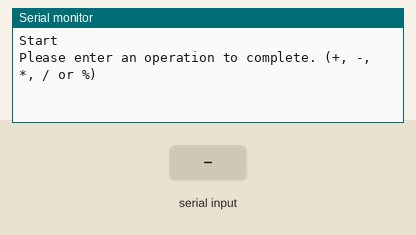
Bench run of a sketch on a simulated Arduino Uno, built with avr-gcc and run on an emulated ATmega328P. On the bench: the last lines printed to the serial monitor. The inputs (shaded band) are chosen by the test bench.

Above: at 1.2 s.
1.3 s: "+\n" received over Serial
At 1.6 s:
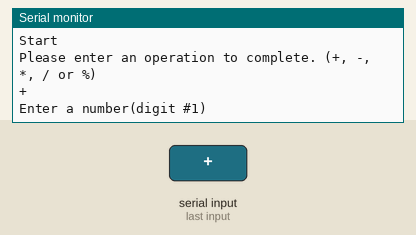
2.8 s: "-\n" received over Serial
At 4.0 s:
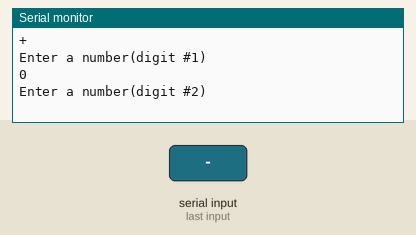
4.3 s: "/\n" received over Serial
At 5.4 s:
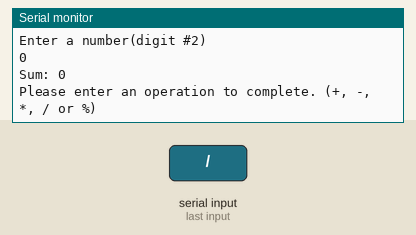
5.8 s: "*\n" received over Serial
At 6.3 s:
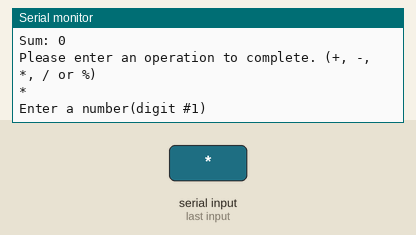

The sketch:

CalculadoraSerialMillis.ino
```cpp
/*
  Flujo:
  Pide operacion -> Revisa si hay operación -> Pone TimeOut -> Pide primer digito -> Pone TimeOut -> Pide segundo digito -> imprime resultado

  TODO:
  1) Serial Input Handle API: Generalize the processing method.
*/

#define REQUEST_OPERATION 0
#define WAITING_FOR_OPERATION 1
#define SET_TIME_OUT 2
#define WAITING_FOR_INPUT 3
#define EXECUTE_OPERATION 4

#define ABORT_TIME 5000

//Serial communication protocol
const char endOfSentenceDelimiter = '\n';
const char startOfSentenceDelimiter = ':';

//Calculator state machine
uint8_t state = REQUEST_OPERATION;
uint8_t operation;
uint8_t inputState = 0;
int32_t a, b;
uint32_t previousMillis = 0;

//Abortion Flag
byte cancelFlag = 0;

//Communication API flags
bool newData = false;
int32_t data;

void setup() {
  Serial.begin(9600);
  Serial.println("Start");
}

void loop() {
  ReadInput();
  Calculator();
}

//Calculator state machine
void Calculator() {

  uint32_t currentMillis = millis();
  if(currentMillis - previousMillis >= ABORT_TIME){
    previousMillis = currentMillis;
    cancelFlag = 1;
  }

  switch (state) {
    case REQUEST_OPERATION:
      RequestOperation();
      break;
    case WAITING_FOR_OPERATION:
      WaitForOperation();
      break;
    case WAITING_FOR_INPUT:
      if(!cancelFlag){
        WaitForInput(inputState);
      }else{
        Serial.println("Abort");
        SetState(REQUEST_OPERATION);
      }
      break;
  }
}

//Prints to the serial console the value of the states
void debugStates() {
  //Serial.print("Input state: ");
  //Serial.print(inputState);
  //Serial.print(", State: ");
  //Serial.println(state);
}

//Reinitializes everything and goes to the next state
void RequestOperation() {
  debugStates();
  Serial.println("Please enter an operation to complete. (+, -, *, / or %)");
  inputState = 0;
  ResetData();
  SetState(WAITING_FOR_OPERATION);
}

//Check if there is an operation available for fetching and if there is, sets it as the operation to fulfill and goes to the next state
void WaitForOperation() {
  if (GetNewData()) {
    char incommingByte = GetData();
    Serial.println(incommingByte);
    ResetData();
    if (incommingByte == '+' || incommingByte == '-' || incommingByte == '/' || incommingByte == '*' || incommingByte == '%') {
      operation = incommingByte;
      inputState = 1;
      SetTimeOut();
    } else {
      Serial.println("Invalid operation.");
    }
  }
}

//Checks if there is new data available for fetching and if there is, sets it to one of the registers and procedes depende on if it stores the first or the second digit
void WaitForInput(uint8_t _inputState) {
  if (GetNewData()) {
    int32_t incommingByte = GetData();
    Serial.println(incommingByte);
    ResetData();
    switch (inputState) {
      case 1:
        a = incommingByte;
        inputState++;
        SetTimeOut();
        break;
      case 2:
        b = incommingByte;
        ExecuteOperation();
        break;
    }
  }
}

//Turn on the timer/attach interrupt that activates go abortion system and then go to the next state.
void SetTimeOut() {
  cancelFlag = 0;
  previousMillis = millis();

  Serial.print("Enter a number(digit #");
  Serial.print(inputState);
  Serial.println(")");
  debugStates();
  SetState(WAITING_FOR_INPUT);
}

//Executes a mathematical operation depending on the value stores in 'operation'
void ExecuteOperation() {
  //Timer1.stop();
  uint32_t r = 0;
  switch (operation) {
    case '+':
      r = a + b;
      Serial.print("Sum: ");
      Serial.println(r);
      break;

    case '-':
      r = a - b;
      Serial.print("Difference: ");
      Serial.println(r);
      break;

    case '*':
      r = a * b;
      Serial.print("Product: ");
      Serial.println(r);
      break;

    case '/':
      r = a / b;
      Serial.print("Division: ");
      Serial.println(r);
      break;

    case '%':
      r = a % b;
      Serial.print("Module: ");
      Serial.println(r);
      break;
  }
  a, b, r = 0;
  SetState(REQUEST_OPERATION);
}

//Sets the state
void SetState(uint8_t _state) {
  state = _state;
}


//SERIAL INPUT HANDLING API

//Input handler state machine. Processes information differently according to the state of the calculator
void ReadInput() {
  switch (state) {
    case WAITING_FOR_OPERATION:
      ProcessOperation();
      break;
    case WAITING_FOR_INPUT:
      ProcessDigit();
      break;
  }
}

//process digits (WAIT_FOR_INPUT)
void ProcessDigit() {
  static int32_t receivedNumber = 0;
  static bool negative = false;

  byte c = Serial.read ();

  switch (c) {
    case endOfSentenceDelimiter:
      if (negative)
        SetData(-receivedNumber);
      else
        SetData(receivedNumber);
      break;

    case startOfSentenceDelimiter:
      receivedNumber = 0;
      negative = false;
      ResetData();
      break;

    case '0' ... '9':
      receivedNumber *= 10;
      receivedNumber += c - '0';
      break;

    case '-':
      negative = true;
      break;
  }
}

//process operation (WAIT_FOR_OPERATION)
void ProcessOperation() {
  static int32_t receivedData = 0;

  byte c = Serial.read();

  switch (c) {
    case endOfSentenceDelimiter:
      SetData(receivedData);
      break;

    case startOfSentenceDelimiter:
      receivedData = 0;
      ResetData();
      break;

    case '+':
      receivedData = '+';
      break;

    case '-':
      receivedData = '-';
      break;

    case '*':
      receivedData = '*';
      break;

    case '/':
      receivedData = '/';
      break;

    case '%':
      receivedData = '%';
      break;
  }
}

//set the data and set a flag that new data is available
void SetData(int32_t _data) {
  newData = true;
  data = _data;
  //Serial.print("Informacion seteada a: ");
  //Serial.println(data);
}

//get the value of the stores data
int32_t GetData() {
  if (newData = true && data != 0) {
    return data;
  }
  //Serial.println("Devolviendo que NO hay informacion");
  return 0;

}

//get the flag for the new data
bool GetNewData() {
  return newData;
}

//resets the flag and the value of the stores data
void ResetData() {
  newData = false;
  data = 0;
  //Serial.print("Informacion reseteada a: ");
  //Serial.println(data);
}
```

Measured:
- after the input at 1.3 s, the serial monitor: prints a new line at once (image 1)
- after the input at 2.8 s, the serial monitor: prints a new line at once (image 2)
- after the input at 4.3 s, the serial monitor: prints a new line at once (image 3)
- after the input at 5.8 s, the serial monitor: prints a new line at once (image 4)
